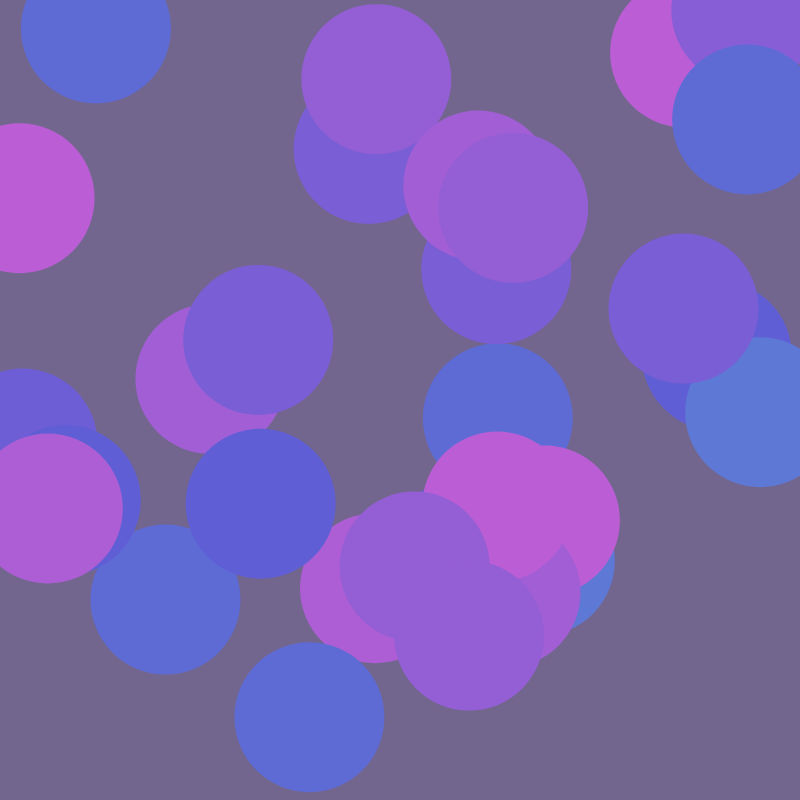
Frame 1 (no input)
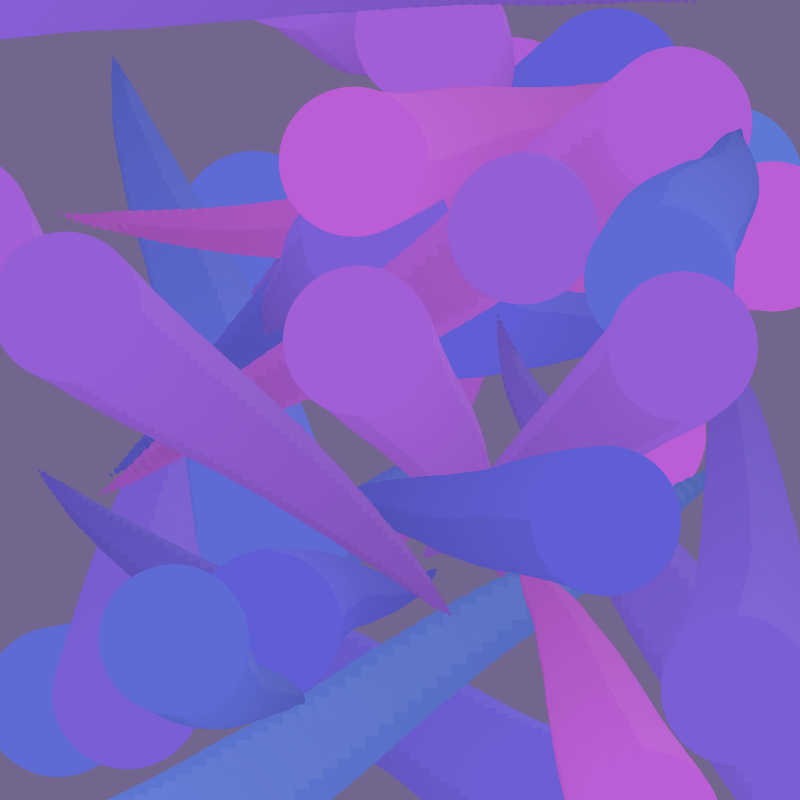
Frame 60 (no input)
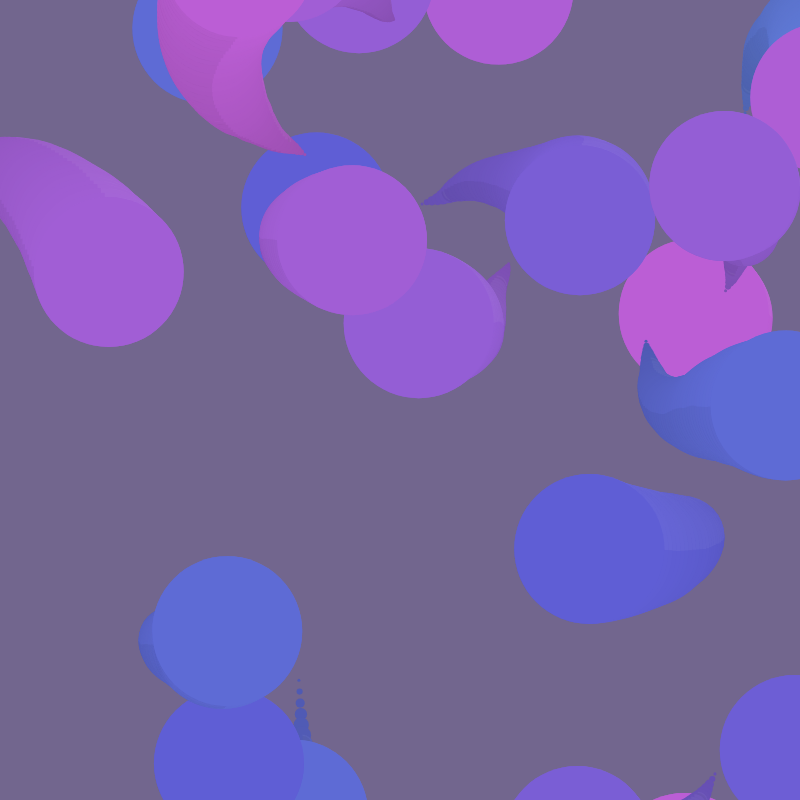
Frame 120 (the mouse pressed at the canvas centre since frame 60)

The p5.js sketch that drew these frames (run headless with seeded random() and noise() and a simulated clock; from frame 60 on, the mouse is pressed at the canvas centre):

// p5.js sketch
// ── sketch.js
const TAIL_LEN = 50;
const NUM_BALLS = 30;
const BALL_SIZE = 150;
const RANDOM_MOVEMENT_VAL = 0.6;
const DIMENSION_STROKE = 20;
const DIMENSION_ALPHA = 15;

let balls = [];

let BG_COLOR;
let COLOR_ARRAY;
let MAIN_COLOR;

function setup() {
  createCanvas(800, 800);

  colorMode(HSB,360);
  MAIN_COLOR = color(random(0,360),200,300);
  COLOR_ARRAY = getAnalogousColors(MAIN_COLOR, 10);
  BG_COLOR = color(hue(MAIN_COLOR),100,200);

  for (let i = 0; i < NUM_BALLS; i++) {
    balls.push(new Ball());
  }
}

function draw() {
  background(BG_COLOR);
  for (let i = 0; i < balls.length; i++) {
    balls[i].update();
    balls[i].display();
  }
}

class Ball {
  constructor() {
    this.x = random(width);
    this.y = random(height);
    this.vx = random(-1,1);
    this.vy = random(-1,1);
    this.trail = [];
    this.targetX = random(width);
    this.targetY = random(height);
    this.color = random(COLOR_ARRAY);
  }

  update() {
    // Calculate attraction to center
    let dx = this.targetX - this.x;
    let dy = this.targetY - this.y;
    let distance = sqrt(dx*dx + dy*dy);
    let angle = atan2(dy, dx);
    let force = distance * 0.001;
    this.vx += cos(angle) * force;
    this.vy += sin(angle) * force;

    // Move with momentum
    this.vx += random(-RANDOM_MOVEMENT_VAL, RANDOM_MOVEMENT_VAL);
    this.vy += random(-RANDOM_MOVEMENT_VAL, RANDOM_MOVEMENT_VAL);
    this.vx *= 0.99; // friction
    this.vy *= 0.99;
    this.x += this.vx;
    this.y += this.vy;

    // Add current position to trail
    this.trail.push({x: this.x, y: this.y});

    // Remove oldest point if trail is too long
    if (this.trail.length > TAIL_LEN) {
      this.trail.shift();
    }
  }

  display() {
    // Draw trail
    for (let i = 0; i < this.trail.length; i++) {
      let size = map(i, 0, this.trail.length-1, 0, BALL_SIZE);
      let brightness_variation = map(i, 0, this.trail.length-1, 50, 0);
      fill(hue(this.color), saturation(this.color), brightness(this.color)-brightness_variation); // decrease alpha by half for older points
      noStroke();
      ellipse(this.trail[i].x, this.trail[i].y, size);
      noFill();
      stroke(0, DIMENSION_ALPHA);
      strokeWeight(DIMENSION_STROKE)
      strokeCap(SQUARE);

      arc(this.trail[i].x, this.trail[i].y, constrain(size-DIMENSION_STROKE,0, Infinity), constrain(size-DIMENSION_STROKE,0, Infinity), PI/2, PI);
      stroke(360, DIMENSION_ALPHA);
      arc(this.trail[i].x, this.trail[i].y, constrain(size-DIMENSION_STROKE,0, Infinity), constrain(size-DIMENSION_STROKE,0, Infinity), (3*PI)/2, 2*PI);

    }

    // Draw ball
    fill(this.color);
    noStroke(0);
    ellipse(this.x, this.y, BALL_SIZE);    
  }
}


function getAnalogousColors(myColor, numColors) {
  let colors = [];
  
  // Calculate the hue step between each analogous color
  const hueStep = 60 / (numColors - 1);

  // Calculate the hues of the analogous colors
  const myHue = hue(myColor);
  for (let i = 0; i < numColors; i++) {
    const hueValue = (myHue - 30) + (i * hueStep);

    // Normalize the hue to be within the range of 0 to 360
    const normalizedHue = (hueValue + 360) % 360;

    // Convert the hue, saturation, and brightness to RGB hex codes
    colors.push(color(normalizedHue, saturation(myColor), brightness(myColor)));
  }
  
  return colors;
}
